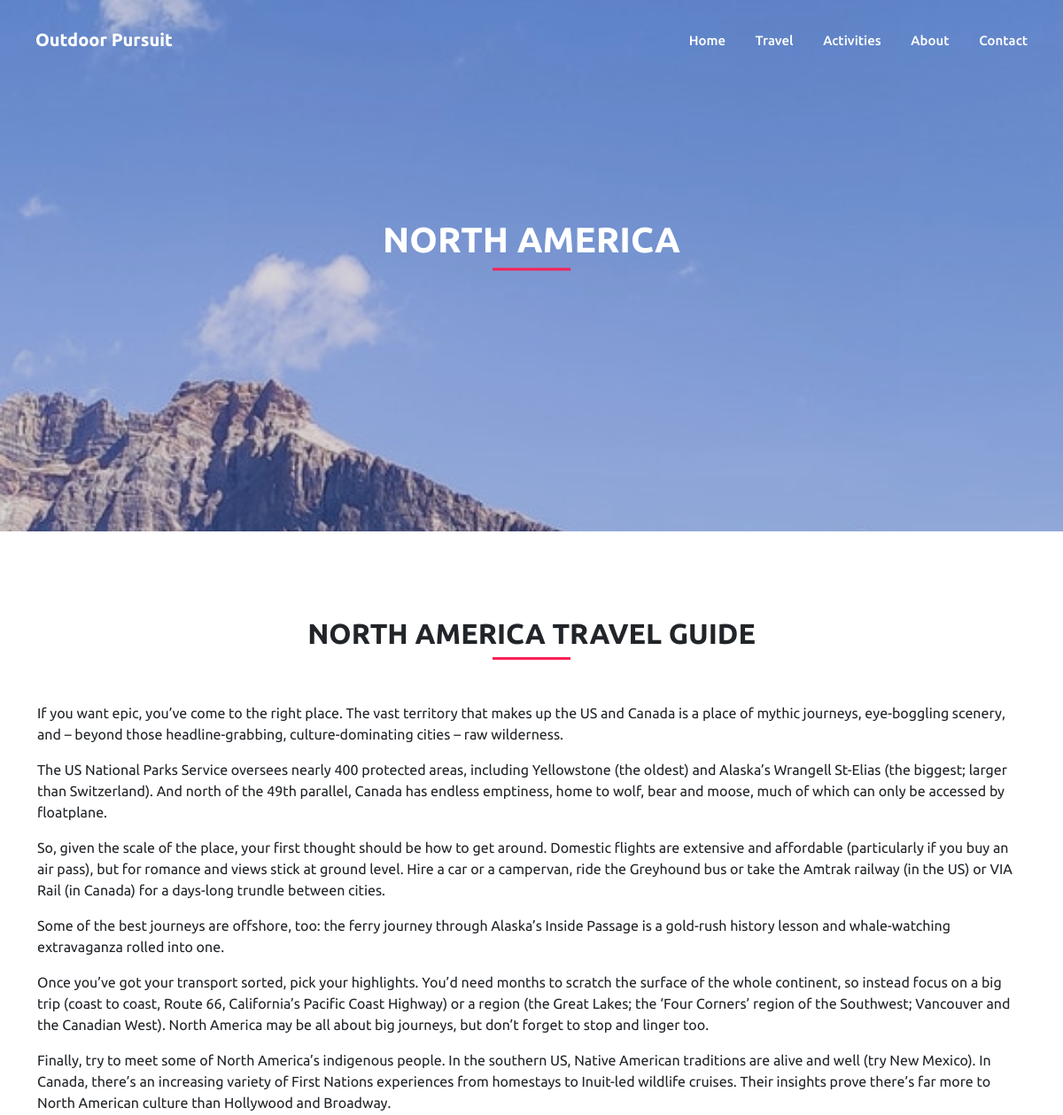
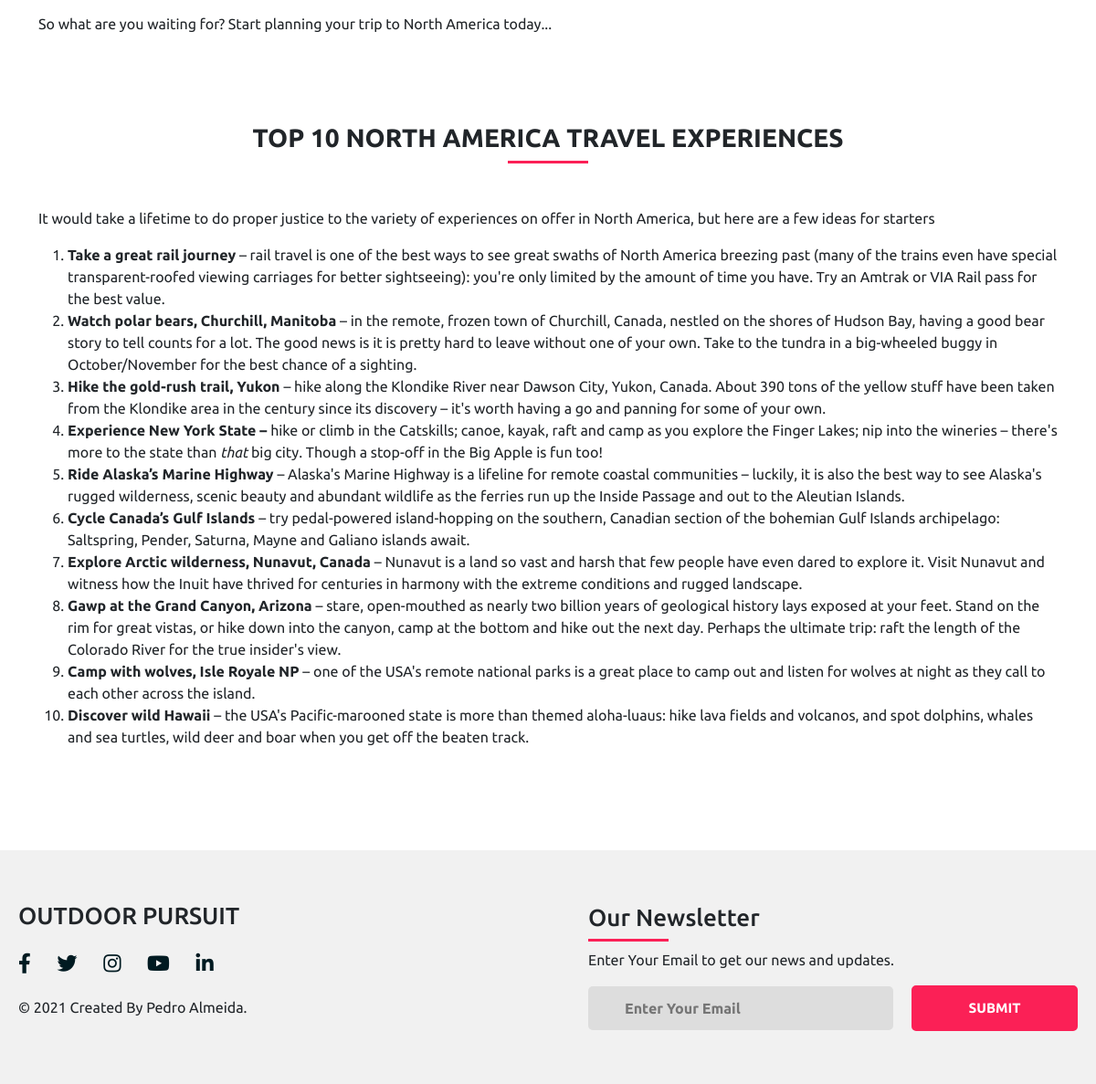
The page /travelArticle.php?id=1 on the database its author committed (2 pictures, top to bottom).
### tables this page shows
CREATE TABLE IF NOT EXISTS `destinos` (
  `id` int NOT NULL AUTO_INCREMENT,
  `name` varchar(50) NOT NULL,
  `image` varchar(50) DEFAULT NULL,
  `title` varchar(200) DEFAULT NULL,
  `text` longtext,
  `top` longtext,
  `visible` bit(1) NOT NULL DEFAULT b'1',
  PRIMARY KEY (`id`)
);

### travelArticle.php (the view, shortened to what this page needs)
<!DOCTYPE html>
<html>
<head>
	<link rel="stylesheet" href="css/bootstrap.min.css">
	<link rel="stylesheet" href="css/fontawesome.min.css">
	<link rel="stylesheet" href="css/style.css">
	<link rel="stylesheet" href="css/responsive.css">
</head>
<body>
<?php
require 'includes/connection.php';
$id = $_GET['id'];
$sql = 'SELECT * FROM destinos
		WHERE id = :id';
$sth = $dbh->prepare($sql);
$sth->bindParam(':id', $id, PDO::PARAM_INT);
$sth->execute();
$dt = $sth->fetchObject();
?>
<?php
require 'includes/menu.php';
?>
<div class="bckg-fixed position-relative" style="background-image: url('images/<?= $dt->image ?>'); min-height: 75vh;">
	<div class="opac">
	<div class="txt-center">
        <h1 class="title text-center"><?= $dt->name ?></h1>
        <div class="divider mx-auto mb-5"></div>
	</div>
	</div>
</div>
<div class="container mb-5 pb-5">
	<h2 class="text-center mt-5 pt-5 subtitle"><?= $dt->title ?></h2>
	<div class="divider mx-auto mb-5"></div>
    <p><?= $dt->text ?></p>
	<h3 class="text-center mt-5 pt-5 subtitle">Top 10 <?= $dt->name ?> travel experiences</h2>
	<div class="divider mx-auto mb-5"></div>
	<p><?= $dt->top ?></p>
</div>
<?php
require 'includes/footer.php';
?>
</body>
</html>

### css/style.css (style rules this page uses)
* { margin: 0; padding: 0; text-decoration: none; font-family: "Ubuntu",sans-serif; box-sizing: border-box; }
.opac { position: absolute; background-color: rgba(60,60,60,.2); width: 100%; height: 100%; }
.divider { width: 88px; height: 3px; background: #fb2056; }
.bckg-fixed { background-repeat: no-repeat; background-size: cover; background-attachment: fixed; background-position: center; }
.txt-center { position: absolute; top:50%; left:50%; transform:translate(-50%, -50%); text-align: center; }
.title { font-weight: 700; text-transform: uppercase; color: white; }
.subtitle { font-weight: 600; text-transform: uppercase; }

### rows shown on the page
destinos: image (picture), name "NORTH AMERICA", title "NORTH AMERICA TRAVEL GUIDE", text "If you want epic, you’ve come to the right place. The vast territory that makes up the US and Canada is a place of mythic journeys, eye-boggling scenery, and – beyond those headline-grabbing, culture-dominating cities – raw wilderness. The US National Parks Service oversees nearly 400 protected areas, including Yellowstone (the oldest) and Alaska’s Wrangell St-Elias (the biggest; larger than Switzerland). And north of the 49th parallel, Canada has endless emptiness, home to wolf, bear and moose, much of which can only be accessed by floatplane. So, given the scale of the place, your first thought should be how to get around. Domestic flights are extensive and affordable (particularly if you…", top "It would take a lifetime to do proper justice to the variety of experiences on offer in North America, but here are a few ideas for starters Take a great rail journey – rail travel is one of the best ways to see great swaths of North America breezing past (many of the trains even have special transparent-roofed viewing carriages for better sightseeing): you're only limited by the amount of time you have. Try an Amtrak or VIA Rail pass for the best value. Watch polar bears, Churchill, Manitoba – in the remote, frozen town of Churchill, Canada, nestled on the shores of Hudson Bay, having a good bear story to tell counts for a lot. The good news is it is pretty hard to leave without one of…"
